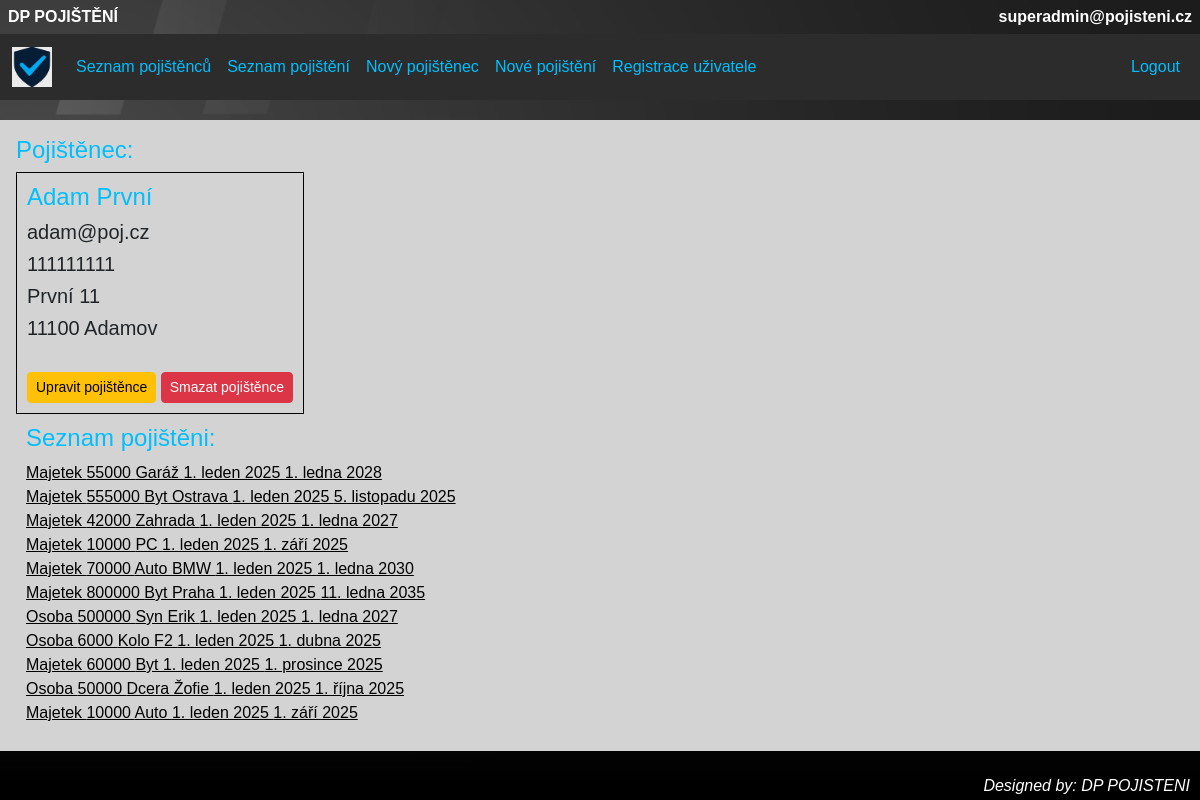
Page /pojistenci/3/pojistenec_detail/ (signed in) on the earlier database version.
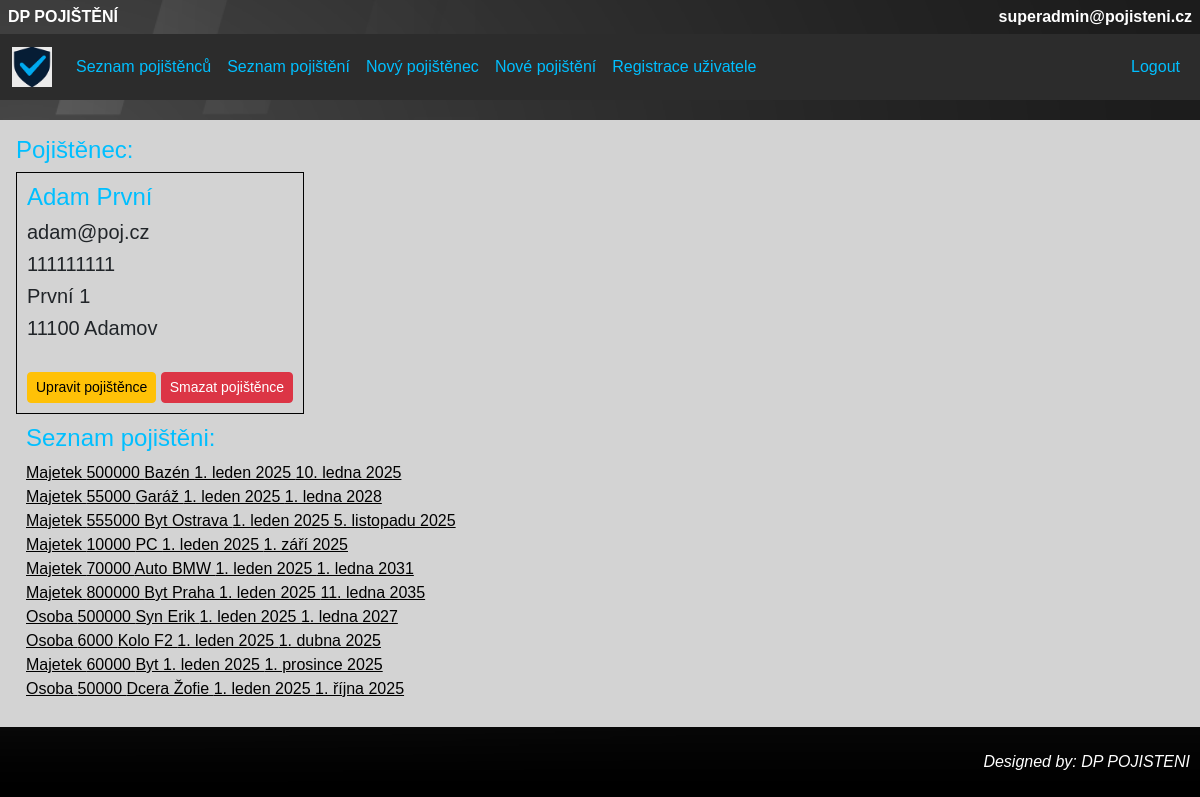
Same page on the later database version.
### pojistenci/models.py (models this page shows, shortened)
class Pojistenec(models.Model):
    jmeno = models.CharField(max_length=100, validators=[text_validator, min_length_validator, max_length_validator])
    prijmeni = models.CharField(max_length=100, validators=[text_validator, min_length_validator, max_length_validator])
    email = models.EmailField(max_length=100, validators=[EmailValidator(), max_length_validator])
    telefon = models.CharField(max_length=22, validators=[telefon_validator])
    ulice = models.CharField(max_length=100, validators=[alphanum_space_dash_validator, min_length_validator, max_length_validator])
    cislo = models.CharField(max_length=100, validators=[alphanum_space_dash_validator, max_length_validator])
    mesto = models.CharField(max_length=100, validators=[alphanum_space_dash_validator, min_length_validator, max_length_validator])
    psc = models.CharField(max_length=6, validators=[psc_validator])
    class Meta:
        verbose_name = "Pojištěnec"
        verbose_name_plural = "Pojištěnci"

class Pojisteni(models.Model):
    pojistenec = models.ForeignKey(Pojistenec, on_delete=models.CASCADE)
    typ = models.CharField(max_length=100, validators=[alphanum_space_dash_validator, min_length_validator, max_length_validator])
    castka = models.IntegerField(validators=[castka_min_validator, castka_max_validator])
    predmet_pojisteni = models.CharField(max_length=100, validators=[alphanum_space_dash_validator, min_length_validator, max_length_validator])
    platnost_od = models.DateField()
    platnost_do = models.DateField()
    class Meta:
        verbose_name = "Pojištění"
        verbose_name_plural = "Pojištění"

### pojistenci/views.py (the view, shortened to what this page needs)
# urls.py: path("<int:pk>/pojistenec_detail/", views.CurrentPojistenec.as_view(), name="pojistenec_detail"),
class CurrentPojistenec(generic.DetailView):
    model = Pojistenec
    template_name = "pojistenci/pojistenec_detail.html"
    def get(self, request, pk):
        if not request.user.is_authenticated:
            messages.info(request, "Musíš se nejdříve přihlášit.")
            return redirect("login")
        try:
            pojistenec = self.get_object()
            pojisteni_seznam = pojistenec.pojisteni_set.all().order_by("-id")
        except:
            return redirect("pojistenec_index")
        return render(request, self.template_name, {
            "pojistenec": pojistenec,
            "pojisteni_seznam": pojisteni_seznam
        })

### pojistenci/templates/pojistenci/pojistenec_detail.html (shortened to what this page needs)
{% extends "base.html" %}
{% block content %}
    <h4> Pojištěnec: </h4>
    <div class="boxik">
        <h4> {{ pojistenec.jmeno }} {{ pojistenec.prijmeni }}</h4>
        <h5> {{ pojistenec.email }} </h5>
        <h5> {{ pojistenec.telefon }} </h5>
        <h5> {{ pojistenec.ulice }} {{ pojistenec.cislo }} </h5>
        <h5> {{ pojistenec.psc }} {{ pojistenec.mesto }} </h5> <br>
            <form method="POST">
                {% if user.is_admin %}
                <button name="edit" class="btn btn-sm btn-warning btn-block">Upravit pojištěnce</button>
                <button name="delete" class="btn btn-sm btn-danger btn-block">Smazat pojištěnce</button>{% endif %}
            </form>
    </div>
    <br>
    <div class="boxik-no-border">
    <h4>Seznam pojištěni:</h4>
    {% for pojisteni in pojisteni_seznam %}
        <a href="{% url 'pojisteni_detail' pojisteni.id %}" class="list_of_items">
             {{ pojisteni.typ }} {{ pojisteni.castka }} {{ pojisteni.predmet_pojisteni }} {{ pojisteni.platnost_od|date:"j. F Y" }} {{ pojisteni.platnost_do }}
        </a><br>
    {% empty %}
        <h5>Žádné pojištění nenalezeno.</h5>
    {% endfor %}
    </div>
{% endblock %}

Differences in the rows shown:
removed Pojisteni: typ "Majetek", castka "42000", predmet_pojisteni "Zahrada", platnost_od "1. leden 2025", platnost_do "1. ledna 2027"
removed Pojisteni: typ "Majetek", castka "10000", predmet_pojisteni "Auto", platnost_od "1. leden 2025", platnost_do "1. září 2025"
changed Pojistenec "Adam": cislo "11" → "1"
added Pojisteni: typ "Majetek", castka "500000", predmet_pojisteni "Bazén", platnost_od "1. leden 2025", platnost_do "10. ledna 2025"
changed Pojisteni "Auto BMW": platnost_do "1. ledna 2030" → "1. ledna 2031"
